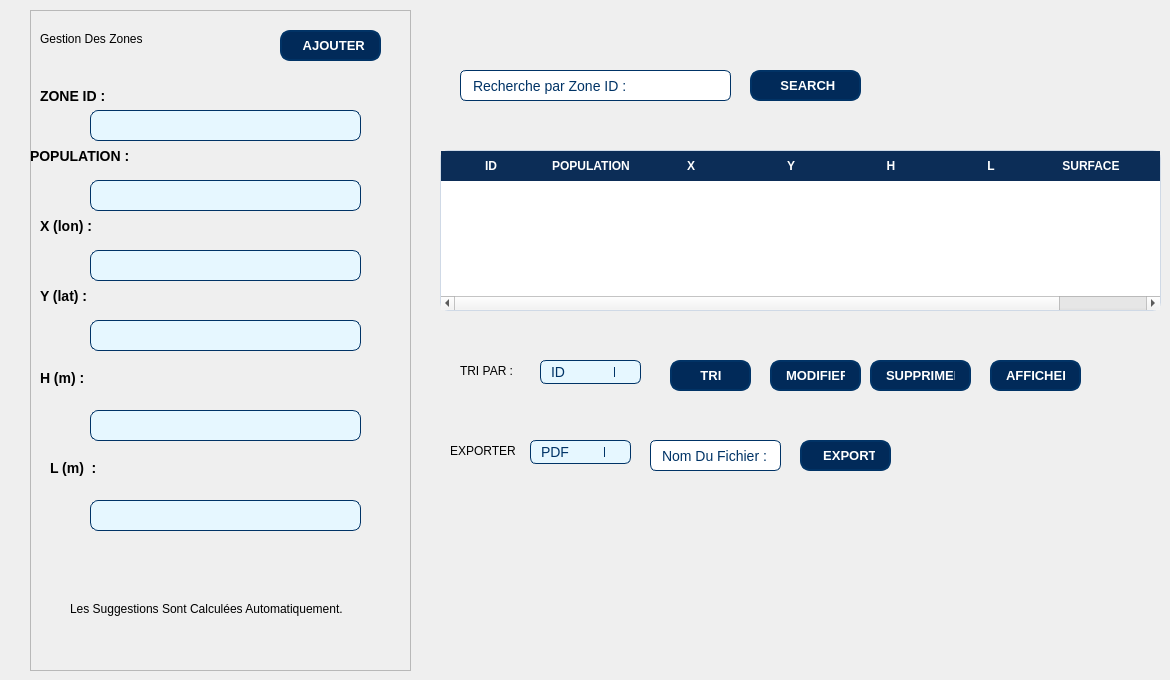
      <widget class="QWidget" name="page">
       <widget class="QFrame" name="frame_2">
        <property name="geometry">
         <rect>
          <x>30</x>
          <y>10</y>
          <width>381</width>
          <height>661</height>
         </rect>
        </property>
        <property name="styleSheet">
         <string notr="true">/* Form Box */
.form-fiche {
    flex: 1; /* Takes 1/3 of the container width */
    background-color: #f4f7fb; /* Light background for contrast */
    padding: 25px 20px; /* Inner spacing */
    border-radius: 12px; /* Rounded corners */
    box-shadow: 0 4px 12px rgba(0, 0, 0, 0.1); /* Soft shadow for depth */
    transition: transform 0.2s ease, box-shadow 0.2s ease;
}

.form-fiche:hover {
    transform: translateY(-2px); /* Slight lift on hover */
    box-shadow: 0 6px 15px rgba(0, 0, 0, 0.15); /* Stronger shadow */
}

.form-fiche h3 {
    margin-top: 0;
    margin-bottom: 20px;
    font-size: 20px;
    font-weight: 600;
    color: #003366;
}

.form-fiche label {
    display: block;
    font-weight: 500;
    margin-bottom: 6px;
    color: #003366;
}

.form-fiche input {
    width: 100%;
    padding: 10px;
    margin-bottom: 15px;
    border: 1px solid #003366;
    border-radius: 8px;
    background-color: #e6f7ff;
    font-size: 14px;
    transition: border 0.2s ease, box-shadow 0.2s ease;
}

.form-fiche input:focus {
    border-color: #0d3273;
    box-shadow: 0 0 5px rgba(13, 50, 115, 0.5);
    outline: none;
}

.form-fiche button {
    width: 32%;
    margin-right: 5%;
    padding: 10px;
    border: none;
    border-radius: 8px;
    background-color: #0d3273;
    color: white;
    font-weight: 500;
    cursor: pointer;
    transition: background-color 0.2s ease, transform 0.2s ease;
}

.form-fiche button:hover {
    background-color: #004080;
    transform: translateY(-1px);
}

.form-fiche small {
    display: block;
    margin-top: 8px;
    font-size: 12px;
    color: #555;
}</string>
        </property>
        <property name="frameShape">
         <enum>QFrame::Shape::StyledPanel</enum>
        </property>
        <property name="frameShadow">
         <enum>QFrame::Shadow::Raised</enum>
        </property>
        <widget class="QLabel" name="label_28">
         <property name="geometry">
          <rect>
           <x>10</x>
           <y>10</y>
           <width>241</width>
           <height>51</height>
          </rect>
         </property>
         <property name="styleSheet">
          <string notr="true">font: 16pt &quot;Segoe UI&quot;;
color: rgb(0, 0, 0);
font: 700 16pt &quot;Segoe UI&quot;;</string>
         </property>
         <property name="text">
          <string>Gestion Des Zones
</string>
         </property>
        </widget>
        <widget class="QLineEdit" name="idzone">
         <property name="geometry">
          <rect>
           <x>60</x>
           <y>100</y>
           <width>271</width>
           <height>31</height>
          </rect>
         </property>
         <property name="styleSheet">
          <string notr="true">QLineEdit {
    background-color: #e6f7ff;      /* Light blue background */
    border: 1px solid #003366;      /* Dark blue border */
    border-radius: 8px;             /* Rounded corners */
    padding: 6px 10px;              /* Inner spacing */
    font-size: 14px;
    color: #003366;
}

QLineEdit:focus {
    border: 1px solid #0d3273;      /* Darker border on focus */
    background-color: #ffffff;      /* Slightly lighter background */
    selection-background-color: #0d3273;
    selection-color: #ffffff;
}</string>
         </property>
        </widget>
        <widget class="QLabel" name="label_29">
         <property name="geometry">
          <rect>
           <x>10</x>
           <y>50</y>
           <width>121</width>
           <height>71</height>
          </rect>
         </property>
         <property name="styleSheet">
          <string notr="true">QLabel {
    font-size: 14px;
    color: #000000;
    font-weight: bold;
}
</string>
         </property>
         <property name="text">
          <string>ZONE ID :</string>
         </property>
        </widget>
        <widget class="QLabel" name="label_30">
         <property name="geometry">
          <rect>
           <x>0</x>
           <y>110</y>
           <width>121</width>
           <height>71</height>
          </rect>
         </property>
         <property name="styleSheet">
          <string notr="true">QLabel {
    font-size: 14px;
    color: #000000;
    font-weight: bold;
}
</string>
         </property>
         <property name="text">
          <string>POPULATION :</string>
         </property>
        </widget>
        <widget class="QLineEdit" name="pop">
         <property name="geometry">
          <rect>
           <x>60</x>
           <y>170</y>
           <width>271</width>
           <height>31</height>
          </rect>
         </property>
         <property name="styleSheet">
          <string notr="true">QLineEdit {
    background-color: #e6f7ff;      /* Light blue background */
    border: 1px solid #003366;      /* Dark blue border */
    border-radius: 8px;             /* Rounded corners */
    padding: 6px 10px;              /* Inner spacing */
    font-size: 14px;
    color: #003366;
}

QLineEdit:focus {
    border: 1px solid #0d3273;      /* Darker border on focus */
    background-color: #ffffff;      /* Slightly lighter background */
    selection-background-color: #0d3273;
    selection-color: #ffffff;
}</string>
         </property>
        </widget>
        <widget class="QLabel" name="label_87">
         <property name="geometry">
          <rect>
           <x>10</x>
           <y>180</y>
           <width>121</width>
           <height>71</height>
          </rect>
         </property>
         <property name="styleSheet">
          <string notr="true">QLabel {
    font-size: 14px;
    color: #000000;
    font-weight: bold;
}
</string>
         </property>
         <property name="text">
          <string>X (lon) :</string>
         </property>
        </widget>
        <widget class="QLabel" name="label_88">
         <property name="geometry">
          <rect>
           <x>10</x>
           <y>250</y>
           <width>121</width>
           <height>71</height>
          </rect>
         </property>
         <property name="styleSheet">
          <string notr="true">QLabel {
    font-size: 14px;
    color: #000000;
    font-weight: bold;
}
</string>
         </property>
         <property name="text">
          <string>Y (lat) :</string>
         </property>
        </widget>
        <widget class="QLabel" name="label_89">
         <property name="geometry">
          <rect>
           <x>10</x>
           <y>340</y>
           <width>121</width>
           <height>71</height>
          </rect>
         </property>
         <property name="styleSheet">
          <string notr="true">QLabel {
    font-size: 14px;
    color: #000000;
    font-weight: bold;
}
</string>
         </property>
         <property name="text">
          <string>H (m) :
</string>
         </property>
        </widget>
        <widget class="QLabel" name="label_90">
         <property name="geometry">
          <rect>
           <x>20</x>
           <y>430</y>
           <width>121</width>
           <height>71</height>
          </rect>
         </property>
         <property name="styleSheet">
          <string notr="true">QLabel {
    font-size: 14px;
    color: #000000;
    font-weight: bold;
}
</string>
         </property>
         <property name="text">
          <string>L (m)  :
</string>
         </property>
        </widget>
        <widget class="QLineEdit" name="x">
         <property name="geometry">
          <rect>
           <x>60</x>
           <y>240</y>
           <width>271</width>
           <height>31</height>
          </rect>
         </property>
         <property name="styleSheet">
          <string notr="true">QLineEdit {
    background-color: #e6f7ff;      /* Light blue background */
    border: 1px solid #003366;      /* Dark blue border */
    border-radius: 8px;             /* Rounded corners */
    padding: 6px 10px;              /* Inner spacing */
    font-size: 14px;
    color: #003366;
}

QLineEdit:focus {
    border: 1px solid #0d3273;      /* Darker border on focus */
    background-color: #ffffff;      /* Slightly lighter background */
    selection-background-color: #0d3273;
    selection-color: #ffffff;
}</string>
         </property>
        </widget>
        <widget class="QLineEdit" name="y">
         <property name="geometry">
          <rect>
           <x>60</x>
           <y>310</y>
           <width>271</width>
           <height>31</height>
          </rect>
         </property>
         <property name="styleSheet">
          <string notr="true">QLineEdit {
    background-color: #e6f7ff;      /* Light blue background */
    border: 1px solid #003366;      /* Dark blue border */
    border-radius: 8px;             /* Rounded corners */
    padding: 6px 10px;              /* Inner spacing */
    font-size: 14px;
    color: #003366;
}

QLineEdit:focus {
    border: 1px solid #0d3273;      /* Darker border on focus */
    background-color: #ffffff;      /* Slightly lighter background */
    selection-background-color: #0d3273;
    selection-color: #ffffff;
}</string>
         </property>
        </widget>
        <widget class="QLineEdit" name="h">
         <property name="geometry">
          <rect>
           <x>60</x>
           <y>400</y>
           <width>271</width>
           <height>31</height>
          </rect>
         </property>
         <property name="styleSheet">
          <string notr="true">QLineEdit {
    background-color: #e6f7ff;      /* Light blue background */
    border: 1px solid #003366;      /* Dark blue border */
    border-radius: 8px;             /* Rounded corners */
    padding: 6px 10px;              /* Inner spacing */
    font-size: 14px;
    color: #003366;
}

QLineEdit:focus {
    border: 1px solid #0d3273;      /* Darker border on focus */
    background-color: #ffffff;      /* Slightly lighter background */
    selection-background-color: #0d3273;
    selection-color: #ffffff;
}</string>
         </property>
        </widget>
        <widget class="QLineEdit" name="l">
         <property name="geometry">
          <rect>
           <x>60</x>
           <y>490</y>
           <width>271</width>
           <height>31</height>
          </rect>
         </property>
         <property name="styleSheet">
          <string notr="true">QLineEdit {
    background-color: #e6f7ff;      /* Light blue background */
    border: 1px solid #003366;      /* Dark blue border */
    border-radius: 8px;             /* Rounded corners */
    padding: 6px 10px;              /* Inner spacing */
    font-size: 14px;
    color: #003366;
}

QLineEdit:focus {
    border: 1px solid #0d3273;      /* Darker border on focus */
    background-color: #ffffff;      /* Slightly lighter background */
    selection-background-color: #0d3273;
    selection-color: #ffffff;
}</string>
         </property>
        </widget>
        <widget class="QPushButton" name="ajzone">
         <property name="geometry">
          <rect>
           <x>250</x>
           <y>20</y>
           <width>101</width>
           <height>31</height>
          </rect>
         </property>
         <property name="styleSheet">
          <string notr="true">/* ==== BUTTONS STYLE ==== */
QPushButton {
    background-color: #012a59;
    color: #ffffff;
    border: 2px solid #013366;
    border-radius: 10px;
    padding: 8px 14px;
    font-size: 13px;
    font-weight: 500;
    text-align: left;
    transition: all 0.3s ease-in-out;
}

QPushButton:hover {
    background-color: #024b8a;
    border-color: #025aa5;
}

QPushButton:pressed {
    background-color: #013869;
    border-color: #011f3f;
}
</string>
         </property>
         <property name="text">
          <string>  AJOUTER</string>
         </property>
        </widget>
        <widget class="QLabel" name="label_94">
         <property name="geometry">
          <rect>
           <x>40</x>
           <y>570</y>
           <width>421</width>
           <height>71</height>
          </rect>
         </property>
         <property name="styleSheet">
          <string notr="true">color: rgb(0, 0, 0);</string>
         </property>
         <property name="text">
          <string>Les Suggestions Sont Calculées Automatiquement.
</string>
         </property>
        </widget>
        <widget class="Line" name="line_8">
         <property name="geometry">
          <rect>
           <x>0</x>
           <y>660</y>
           <width>381</width>
           <height>16</height>
          </rect>
         </property>
         <property name="orientation">
          <enum>Qt::Orientation::Horizontal</enum>
         </property>
        </widget>
       </widget>
       <widget class="QTableWidget" name="twz">
        <property name="geometry">
         <rect>
          <x>440</x>
          <y>150</y>
          <width>721</width>
          <height>161</height>
         </rect>
        </property>
        <property name="styleSheet">
         <string notr="true">QTableWidget {
    background-color: #ffffff;
    alternate-background-color: #f2f6fc;
    gridline-color: #dbe3ec;
    border: 1px solid #cfd9e6;
    border-radius: 8px;
    selection-background-color: #c7e0ff;
    selection-color: #000000;
        color: #000000;
}

QHeaderView::section {
    background-color: #0c2d57;
    color: #ffffff;
    padding: 6px;
    border: none;
    font-weight: 600;
    font-size: 12px;
}

QTableCornerButton::section {
    background-color: #0c2d57;
}</string>
        </property>
        <column>
         <property name="text">
          <string>ID</string>
         </property>
        </column>
        <column>
         <property name="text">
          <string>POPULATION</string>
         </property>
        </column>
        <column>
         <property name="text">
          <string>X</string>
         </property>
        </column>
        <column>
         <property name="text">
          <string>Y</string>
         </property>
        </column>
        <column>
         <property name="text">
          <string>H</string>
         </property>
        </column>
        <column>
         <property name="text">
          <string>L</string>
         </property>
        </column>
        <column>
         <property name="text">
          <string>SURFACE</string>
         </property>
        </column>
        <column>
         <property name="text">
          <string>DENSITEE</string>
         </property>
        </column>
       </widget>
       <widget class="QPushButton" name="gespub_9">
        <property name="geometry">
         <rect>
          <x>670</x>
          <y>360</y>
          <width>81</width>
          <height>31</height>
         </rect>
        </property>
        <property name="styleSheet">
         <string notr="true">/* ==== BUTTONS STYLE ==== */
QPushButton {
    background-color: #012a59;
    color: #ffffff;
    border: 2px solid #013366;
    border-radius: 10px;
    padding: 8px 14px;
    font-size: 13px;
    font-weight: 500;
    text-align: left;
    transition: all 0.3s ease-in-out;
}

QPushButton:hover {
    background-color: #024b8a;
    border-color: #025aa5;
}

QPushButton:pressed {
    background-color: #013869;
    border-color: #011f3f;
}
</string>
        </property>
        <property name="text">
         <string>    TRI</string>
        </property>
       </widget>
       <widget class="QPushButton" name="gespub_11">
        <property name="geometry">
         <rect>
          <x>800</x>
          <y>440</y>
          <width>91</width>
          <height>31</height>
         </rect>
        </property>
        <property name="styleSheet">
         <string notr="true">/* ==== BUTTONS STYLE ==== */
QPushButton {
    background-color: #012a59;
    color: #ffffff;
    border: 2px solid #013366;
    border-radius: 10px;
    padding: 8px 14px;
    font-size: 13px;
    font-weight: 500;
    text-align: left;
    transition: all 0.3s ease-in-out;
}

QPushButton:hover {
    background-color: #024b8a;
    border-color: #025aa5;
}

QPushButton:pressed {
    background-color: #013869;
    border-color: #011f3f;
}
</string>
        </property>
        <property name="text">
         <string>  EXPORT</string>
        </property>
       </widget>
       <widget class="QLabel" name="label_25">
        <property name="geometry">
         <rect>
          <x>450</x>
          <y>440</y>
          <width>71</width>
          <height>21</height>
         </rect>
        </property>
        <property name="styleSheet">
         <string notr="true">color: rgb(0, 0, 0);</string>
        </property>
        <property name="text">
         <string>EXPORTER </string>
        </property>
       </widget>
       <widget class="QComboBox" name="comboBox_6">
        <property name="geometry">
         <rect>
          <x>540</x>
          <y>360</y>
          <width>101</width>
          <height>24</height>
         </rect>
        </property>
        <property name="styleSheet">
         <string notr="true">QComboBox {
    background-color: #e6f7ff;      /* Light blue background */
    border: 1px solid #003366;      /* Dark blue border */
    border-radius: 6px;
    padding: 4px 10px;
    font-size: 14px;
    color: #003366;
}

QComboBox:hover {
    border: 1px solid #0d3273;      /* Darker border on hover */
}

QComboBox:focus {
    border: 1px solid #0d3273;
    background-color: #ffffff;
}

QComboBox::drop-down {
    subcontrol-origin: padding;
    subcontrol-position: top right;
    width: 25px;
    border-left: 1px solid #003366;
    border-radius: 0 6px 6px 0;
}

QComboBox QAbstractItemView {
    background-color: #ffffff;
    selection-background-color: #0d3273;
    selection-color: white;
    border: 1px solid #003366;
}
</string>
        </property>
        <item>
         <property name="text">
          <string>ID</string>
         </property>
        </item>
        <item>
         <property name="text">
          <string>POPULATION</string>
         </property>
        </item>
       </widget>
       <widget class="QLabel" name="label_26">
        <property name="geometry">
         <rect>
          <x>460</x>
          <y>360</y>
          <width>61</width>
          <height>21</height>
         </rect>
        </property>
        <property name="styleSheet">
         <string notr="true">color: rgb(0, 0, 0);</string>
        </property>
        <property name="text">
         <string>TRI PAR :</string>
        </property>
       </widget>
       <widget class="QPushButton" name="suppzone">
        <property name="geometry">
         <rect>
          <x>870</x>
          <y>360</y>
          <width>101</width>
          <height>31</height>
         </rect>
        </property>
        <property name="styleSheet">
         <string notr="true">/* ==== BUTTONS STYLE ==== */
QPushButton {
    background-color: #012a59;
    color: #ffffff;
    border: 2px solid #013366;
    border-radius: 10px;
    padding: 8px 14px;
    font-size: 13px;
    font-weight: 500;
    text-align: left;
    transition: all 0.3s ease-in-out;
}

QPushButton:hover {
    background-color: #024b8a;
    border-color: #025aa5;
}

QPushButton:pressed {
    background-color: #013869;
    border-color: #011f3f;
}
</string>
        </property>
        <property name="text">
         <string>SUPPRIMER</string>
        </property>
       </widget>
       <widget class="QComboBox" name="comboBox_9">
        <property name="geometry">
         <rect>
          <x>530</x>
          <y>440</y>
          <width>101</width>
          <height>24</height>
         </rect>
        </property>
        <property name="styleSheet">
         <string notr="true">QComboBox {
    background-color: #e6f7ff;      /* Light blue background */
    border: 1px solid #003366;      /* Dark blue border */
    border-radius: 6px;
    padding: 4px 10px;
    font-size: 14px;
    color: #003366;
}

QComboBox:hover {
    border: 1px solid #0d3273;      /* Darker border on hover */
}

QComboBox:focus {
    border: 1px solid #0d3273;
    background-color: #ffffff;
}

QComboBox::drop-down {
    subcontrol-origin: padding;
    subcontrol-position: top right;
    width: 25px;
    border-left: 1px solid #003366;
    border-radius: 0 6px 6px 0;
}

QComboBox QAbstractItemView {
    background-color: #ffffff;
    selection-background-color: #0d3273;
    selection-color: white;
    border: 1px solid #003366;
}
</string>
        </property>
        <item>
         <property name="text">
          <string>PDF</string>
         </property>
        </item>
        <item>
         <property name="text">
          <string>EXCEL</string>
         </property>
        </item>
       </widget>
       <widget class="QPushButton" name="modzone">
        <property name="geometry">
         <rect>
          <x>770</x>
          <y>360</y>
          <width>91</width>
          <height>31</height>
         </rect>
        </property>
        <property name="styleSheet">
         <string notr="true">/* ==== BUTTONS STYLE ==== */
QPushButton {
    background-color: #012a59;
    color: #ffffff;
    border: 2px solid #013366;
    border-radius: 10px;
    padding: 8px 14px;
    font-size: 13px;
    font-weight: 500;
    text-align: left;
    transition: all 0.3s ease-in-out;
}

QPushButton:hover {
    background-color: #024b8a;
    border-color: #025aa5;
}

QPushButton:pressed {
    background-color: #013869;
    border-color: #011f3f;
}
</string>
        </property>
        <property name="text">
         <string>MODIFIER</string>
        </property>
       </widget>
       <widget class="QLineEdit" name="lineEdit_43">
        <property name="geometry">
         <rect>
          <x>650</x>
          <y>440</y>
          <width>131</width>
          <height>31</height>
         </rect>
        </property>
        <property name="styleSheet">
         <string notr="true">QLineEdit {
    background-color: #ffffff;       /* White background */
    border: 1px solid #003366;       /* Dark blue border */
    border-radius: 6px;              /* Rounded corners */
    padding: 5px 10px;               /* Inner padding */
    font-size: 14px;
    color: #003366;
}

QLineEdit:focus {
    border: 1px solid #0d3273;       /* Darker border on focus */
    background-color: #e6f7ff;       /* Light blue on focus */
    selection-background-color: #0d3273;
    selection-color: white;
}</string>
        </property>
        <property name="text">
         <string>Nom Du Fichier :</string>
        </property>
       </widget>
       <widget class="QLineEdit" name="lineEdit_44">
        <property name="geometry">
         <rect>
          <x>460</x>
          <y>70</y>
          <width>271</width>
          <height>31</height>
         </rect>
        </property>
        <property name="styleSheet">
         <string notr="true">QLineEdit {
    background-color: #ffffff;       /* White background */
    border: 1px solid #003366;       /* Dark blue border */
    border-radius: 6px;              /* Rounded corners */
    padding: 5px 10px;               /* Inner padding */
    font-size: 14px;
    color: #003366;
}

QLineEdit:focus {
    border: 1px solid #0d3273;       /* Darker border on focus */
    background-color: #e6f7ff;       /* Light blue on focus */
    selection-background-color: #0d3273;
    selection-color: white;
}</string>
        </property>
        <property name="text">
         <string>Recherche par Zone ID : </string>
        </property>
       </widget>
       <widget class="QPushButton" name="gespub_14">
        <property name="geometry">
         <rect>
          <x>750</x>
          <y>70</y>
          <width>111</width>
          <height>31</height>
         </rect>
        </property>
        <property name="styleSheet">
         <string notr="true">/* ==== BUTTONS STYLE ==== */
QPushButton {
    background-color: #012a59;
    color: #ffffff;
    border: 2px solid #013366;
    border-radius: 10px;
    padding: 8px 14px;
    font-size: 13px;
    font-weight: 500;
    text-align: left;
    transition: all 0.3s ease-in-out;
}

QPushButton:hover {
    background-color: #024b8a;
    border-color: #025aa5;
}

QPushButton:pressed {
    background-color: #013869;
    border-color: #011f3f;
}
</string>
        </property>
        <property name="text">
         <string>    SEARCH</string>
        </property>
       </widget>
       <widget class="QPushButton" name="affzone">
        <property name="geometry">
         <rect>
          <x>990</x>
          <y>360</y>
          <width>91</width>
          <height>31</height>
         </rect>
        </property>
        <property name="styleSheet">
         <string notr="true">/* ==== BUTTONS STYLE ==== */
QPushButton {
    background-color: #012a59;
    color: #ffffff;
    border: 2px solid #013366;
    border-radius: 10px;
    padding: 8px 14px;
    font-size: 13px;
    font-weight: 500;
    text-align: left;
    transition: all 0.3s ease-in-out;
}

QPushButton:hover {
    background-color: #024b8a;
    border-color: #025aa5;
}

QPushButton:pressed {
    background-color: #013869;
    border-color: #011f3f;
}
</string>
        </property>
        <property name="text">
         <string>AFFICHER</string>
        </property>
       </widget>
      </widget>
